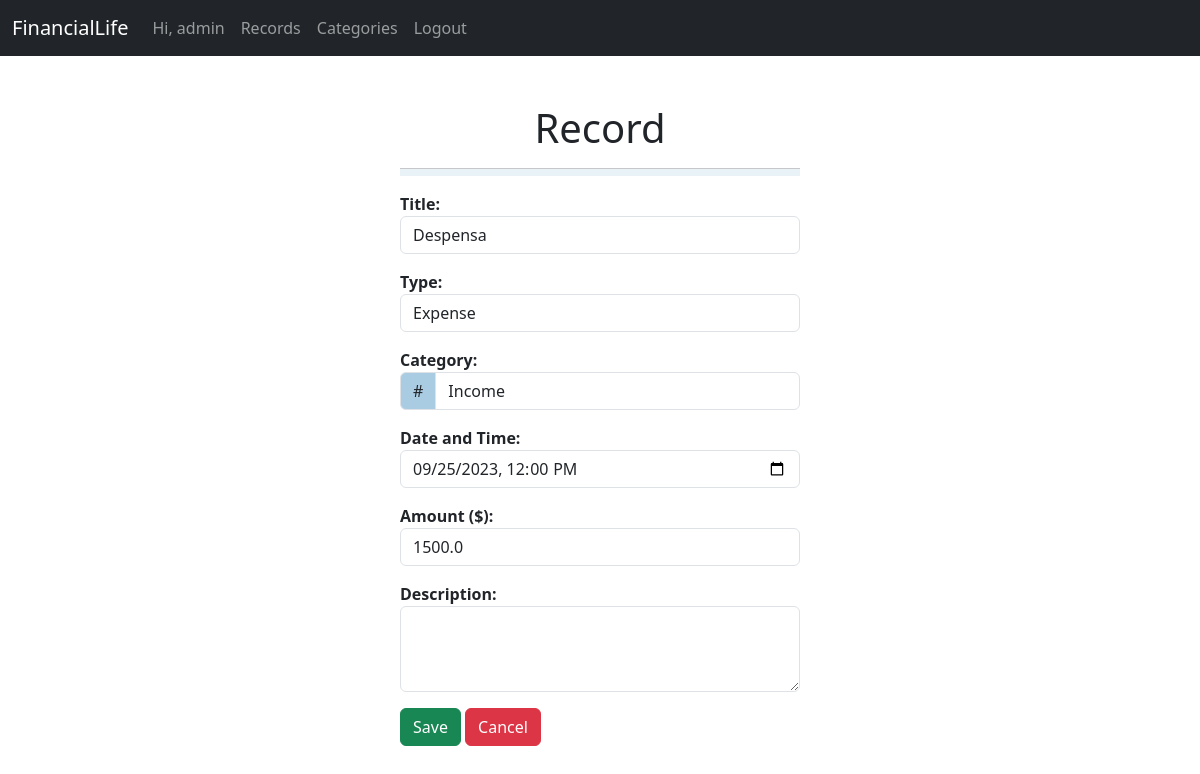
Screenshot of /records/1/edit (signed in) with the database file from the repository.
### records/models.py (models this page shows)
class Record(models.Model):
    title = models.CharField(max_length=50)
    datetime = models.DateTimeField()
    description = models.TextField(default="")
    value = models.FloatField(default=0, validators=[MinValueValidator(0.0)])
    is_income = models.BooleanField(default=False)
    category = models.ForeignKey(Category, on_delete=models.SET_NULL, null=True)
    user = models.ForeignKey(User, on_delete=models.CASCADE)
    created_at = models.DateTimeField(auto_now_add=True)
    updated_at = models.DateTimeField(auto_now=True)

### records/views.py (the view, shortened to what this page needs)
# urls.py: path('<int:record_id>/edit', RecordView.as_view(), name='edit_record'),
class RecordView(View):
    def get(self, request, record_id=None):
        try:
            if not request.user.is_authenticated:
                raise NotAuthenticated()
            categories = Category.objects.filter(user=request.user)
            if not categories.exists():
                raise Category.DoesNotExist()
            record = Record() if record_id == None else Record.objects.filter(user=request.user).get(id=record_id)
            form = RecordForm(instance=record, categories=categories)
            context = {
                'form': form,
                'categories': categories.values('name', 'color'),
                'record_id': record_id
            }
            return render(request, 'record.html', context)
        except NotAuthenticated:
            return redirect('/accounts/login')
        except Record.DoesNotExist:
            messages.error(request, 'Error, invalid record')
            return redirect('/records/')
        except Category.DoesNotExist:
            messages.warning(request, 'You have not registered any category, please add one first.')
            return redirect('/records/categories/register')

### records/models.py (called while the page is built)
    def __str__(self) -> str:
        return self.name

### records/templates/record.html (shortened to what this page needs)
{% extends "base.html" %}
{% block content %}
<div class="mx-auto col-10 col-md-4">
    <div>
        <h1 id="record-title" style="text-align: center;">Record</h1>
    </div>
    <hr id="line" style="height: 1%;">
    <form class="form-horizontal" method="post" {%if record_id %} action="/records/{{record_id}}/edit" {%else%} action="/records/register" {%endif%}>
        <div class="form-group mb-3">
            <b>{{ form.title.label_tag }}</b>
            {{ form.title }}
        </div>
        <div class="form-group mb-3">
            <b>{{ form.is_income.label_tag }}</b>
            {{ form.is_income }}
        </div>
        <div class="form-group mb-3">
            <b>{{ form.category.label_tag }}</b>
            <div class="input-group mb-3">
                <span class="input-group-text" id="id_category_span">#</span>
                {{ form.category }}
            </div>
        </div>
        <div class="form-group mb-3">
            <b>{{ form.datetime.label_tag }}</b>
            {{ form.datetime }}
        </div>
        <div class="form-group mb-3">
            <b>{{ form.value.label_tag }}</b>
            {{ form.value }}
        </div>
        <div class="form-group mb-3">
            <b>{{ form.description.label_tag }}</b>
            {{ form.description }}
        </div>
        <button type="submit" class="btn btn-success">Save</button>
        <a class="btn btn-danger" href="/records/">Cancel</a>
    </form>
</div>
{% endblock %}

### main/templates/base.html (shortened to what this page needs)
<html>
    <head>
        {% load bootstrap5 %}
        {% bootstrap_css %}
    </head>
    <body>
        <nav class="navbar navbar-expand-sm bg-dark navbar-dark sticky-top">
            <div class="container-fluid">
                <a class="navbar-brand" href="/">FinancialLife</a>
                <div class="collapse navbar-collapse" id="collapsibleNavbar">
                    <ul class="navbar-nav">
                        {% if user.is_authenticated%}
                        <li class="nav-item">
                            <a class="nav-link" href="/accounts/profile">Hi, {{user.username}}</a>
                        </li>
                        <li class="nav-item">
                            <a class="nav-link" href="/records/">Records</a>
                        </li>
                        <li class="nav-item">
                            <a class="nav-link" href="/records/categories/">Categories</a>
                        </li>
                        <li class="nav-item">
                            <a class="nav-link" href="/accounts/logout">Logout</a>
                        </li>
                        {% else %}
                        <li class="nav-item">
                            <a class="nav-link" href="/accounts/login">Login</a>
                        </li>
                        {% endif %}
                    </ul>
                </div>
            </div>
        </nav>
        <br>
        <br>
        {% block content %}
        {% endblock %}
        <br>
        <br>
    </body>
</html>

### rows the page displays
Record: title "Despensa", is_income "Expense", category "Income", datetime "09/25/2023 12:00", value "1500.0"

### other values shown
{{ user.username }} "admin"
